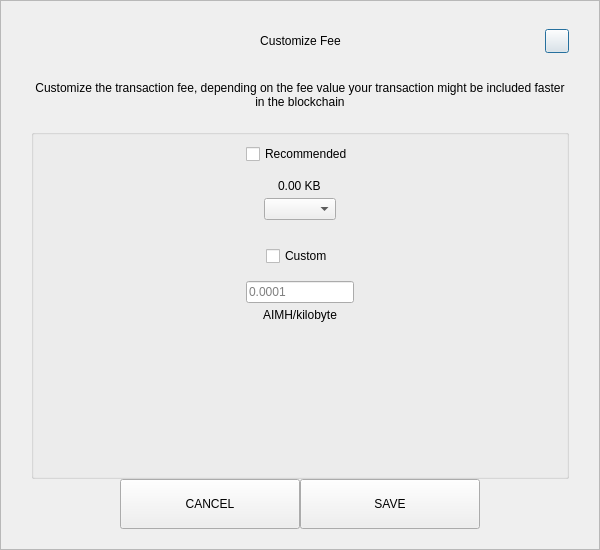
<?xml version="1.0" encoding="UTF-8"?>
<ui version="4.0">
 <class>SendCustomFeeDialog</class>
 <widget class="QDialog" name="SendCustomFeeDialog">
  <property name="geometry">
   <rect>
    <x>0</x>
    <y>0</y>
    <width>600</width>
    <height>550</height>
   </rect>
  </property>
  <property name="windowTitle">
   <string>Form</string>
  </property>
  <layout class="QVBoxLayout" name="verticalLayout_3">
   <property name="spacing">
    <number>0</number>
   </property>
   <property name="leftMargin">
    <number>0</number>
   </property>
   <property name="topMargin">
    <number>0</number>
   </property>
   <property name="rightMargin">
    <number>0</number>
   </property>
   <property name="bottomMargin">
    <number>0</number>
   </property>
   <item>
    <widget class="QFrame" name="frame">
     <property name="styleSheet">
      <string notr="true"/>
     </property>
     <property name="frameShape">
      <enum>QFrame::StyledPanel</enum>
     </property>
     <property name="frameShadow">
      <enum>QFrame::Raised</enum>
     </property>
     <layout class="QVBoxLayout" name="verticalLayout_2">
      <property name="spacing">
       <number>0</number>
      </property>
      <property name="leftMargin">
       <number>30</number>
      </property>
      <property name="topMargin">
       <number>20</number>
      </property>
      <property name="rightMargin">
       <number>30</number>
      </property>
      <property name="bottomMargin">
       <number>20</number>
      </property>
      <item>
       <layout class="QHBoxLayout" name="horizontalLayout_3">
        <property name="spacing">
         <number>0</number>
        </property>
        <item>
         <spacer name="horizontalSpacer_21">
          <property name="orientation">
           <enum>Qt::Horizontal</enum>
          </property>
          <property name="sizeHint" stdset="0">
           <size>
            <width>40</width>
            <height>20</height>
           </size>
          </property>
         </spacer>
        </item>
        <item>
         <widget class="QLabel" name="labelTitle">
          <property name="minimumSize">
           <size>
            <width>0</width>
            <height>40</height>
           </size>
          </property>
          <property name="maximumSize">
           <size>
            <width>16777215</width>
            <height>40</height>
           </size>
          </property>
          <property name="styleSheet">
           <string notr="true">padding-left:24px;</string>
          </property>
          <property name="text">
           <string>Customize Fee</string>
          </property>
          <property name="alignment">
           <set>Qt::AlignCenter</set>
          </property>
          <property name="margin">
           <number>7</number>
          </property>
         </widget>
        </item>
        <item>
         <spacer name="horizontalSpacer">
          <property name="orientation">
           <enum>Qt::Horizontal</enum>
          </property>
          <property name="sizeHint" stdset="0">
           <size>
            <width>40</width>
            <height>20</height>
           </size>
          </property>
         </spacer>
        </item>
        <item>
         <widget class="QPushButton" name="btnEsc">
          <property name="minimumSize">
           <size>
            <width>24</width>
            <height>24</height>
           </size>
          </property>
          <property name="maximumSize">
           <size>
            <width>24</width>
            <height>24</height>
           </size>
          </property>
          <property name="text">
           <string/>
          </property>
         </widget>
        </item>
       </layout>
      </item>
      <item>
       <spacer name="verticalSpacer_2">
        <property name="orientation">
         <enum>Qt::Vertical</enum>
        </property>
        <property name="sizeType">
         <enum>QSizePolicy::Fixed</enum>
        </property>
        <property name="sizeHint" stdset="0">
         <size>
          <width>20</width>
          <height>20</height>
         </size>
        </property>
       </spacer>
      </item>
      <item>
       <widget class="QLabel" name="labelMessage">
        <property name="text">
         <string>Customize the transaction fee, depending on the fee value your transaction might be included faster in the blockchain</string>
        </property>
        <property name="alignment">
         <set>Qt::AlignCenter</set>
        </property>
        <property name="wordWrap">
         <bool>true</bool>
        </property>
       </widget>
      </item>
      <item>
       <spacer name="verticalSpacer_3">
        <property name="orientation">
         <enum>Qt::Vertical</enum>
        </property>
        <property name="sizeType">
         <enum>QSizePolicy::Fixed</enum>
        </property>
        <property name="sizeHint" stdset="0">
         <size>
          <width>20</width>
          <height>20</height>
         </size>
        </property>
       </spacer>
      </item>
      <item>
       <widget class="QGroupBox" name="groupBox">
        <property name="title">
         <string/>
        </property>
        <layout class="QVBoxLayout" name="verticalLayout">
         <property name="leftMargin">
          <number>12</number>
         </property>
         <property name="rightMargin">
          <number>12</number>
         </property>
         <item>
          <layout class="QVBoxLayout" name="verticalLayout_4">
           <property name="spacing">
            <number>5</number>
           </property>
           <item alignment="Qt::AlignHCenter">
            <widget class="QCheckBox" name="checkBoxRecommended">
             <property name="text">
              <string>Recommended</string>
             </property>
            </widget>
           </item>
           <item>
            <spacer name="verticalSpacer_5">
             <property name="orientation">
              <enum>Qt::Vertical</enum>
             </property>
             <property name="sizeType">
              <enum>QSizePolicy::Fixed</enum>
             </property>
             <property name="sizeHint" stdset="0">
              <size>
               <width>20</width>
               <height>10</height>
              </size>
             </property>
            </spacer>
           </item>
           <item alignment="Qt::AlignHCenter">
            <widget class="QLabel" name="labelFee">
             <property name="text">
              <string>0.00 KB</string>
             </property>
            </widget>
           </item>
           <item alignment="Qt::AlignHCenter">
            <widget class="QComboBox" name="comboBoxRecommended"/>
           </item>
          </layout>
         </item>
         <item>
          <spacer name="verticalSpacer">
           <property name="orientation">
            <enum>Qt::Vertical</enum>
           </property>
           <property name="sizeType">
            <enum>QSizePolicy::Fixed</enum>
           </property>
           <property name="sizeHint" stdset="0">
            <size>
             <width>20</width>
             <height>20</height>
            </size>
           </property>
          </spacer>
         </item>
         <item>
          <layout class="QVBoxLayout" name="verticalLayout_5">
           <property name="spacing">
            <number>5</number>
           </property>
           <item alignment="Qt::AlignHCenter">
            <widget class="QCheckBox" name="checkBoxCustom">
             <property name="text">
              <string>Custom</string>
             </property>
            </widget>
           </item>
           <item>
            <spacer name="verticalSpacer_6">
             <property name="orientation">
              <enum>Qt::Vertical</enum>
             </property>
             <property name="sizeType">
              <enum>QSizePolicy::Fixed</enum>
             </property>
             <property name="sizeHint" stdset="0">
              <size>
               <width>20</width>
               <height>10</height>
              </size>
             </property>
            </spacer>
           </item>
           <item alignment="Qt::AlignHCenter">
            <widget class="QLineEdit" name="lineEditCustomFee">
             <property name="placeholderText">
              <string notr="true">0.0001</string>
             </property>
            </widget>
           </item>
           <item alignment="Qt::AlignHCenter">
            <widget class="QLabel" name="labelCustomFee">
             <property name="text">
              <string>AIMH/kilobyte</string>
             </property>
            </widget>
           </item>
          </layout>
         </item>
         <item>
          <spacer name="verticalSpacer_4">
           <property name="orientation">
            <enum>Qt::Vertical</enum>
           </property>
           <property name="sizeHint" stdset="0">
            <size>
             <width>20</width>
             <height>40</height>
            </size>
           </property>
          </spacer>
         </item>
        </layout>
       </widget>
      </item>
      <item>
       <layout class="QHBoxLayout" name="horizontalLayout" stretch="1,2,2,1">
        <item>
         <spacer name="horizontalSpacer1">
          <property name="orientation">
           <enum>Qt::Horizontal</enum>
          </property>
          <property name="sizeHint" stdset="0">
           <size>
            <width>40</width>
            <height>20</height>
           </size>
          </property>
         </spacer>
        </item>
        <item>
         <widget class="QPushButton" name="btnCancel">
          <property name="minimumSize">
           <size>
            <width>180</width>
            <height>50</height>
           </size>
          </property>
          <property name="focusPolicy">
           <enum>Qt::NoFocus</enum>
          </property>
          <property name="text">
           <string>CANCEL</string>
          </property>
         </widget>
        </item>
        <item>
         <widget class="QPushButton" name="btnSave">
          <property name="minimumSize">
           <size>
            <width>180</width>
            <height>50</height>
           </size>
          </property>
          <property name="focusPolicy">
           <enum>Qt::NoFocus</enum>
          </property>
          <property name="text">
           <string>SAVE</string>
          </property>
         </widget>
        </item>
        <item>
         <spacer name="horizontalSpacer_2">
          <property name="orientation">
           <enum>Qt::Horizontal</enum>
          </property>
          <property name="sizeHint" stdset="0">
           <size>
            <width>40</width>
            <height>20</height>
           </size>
          </property>
         </spacer>
        </item>
       </layout>
      </item>
     </layout>
    </widget>
   </item>
  </layout>
 </widget>
 <resources/>
 <connections/>
</ui>
